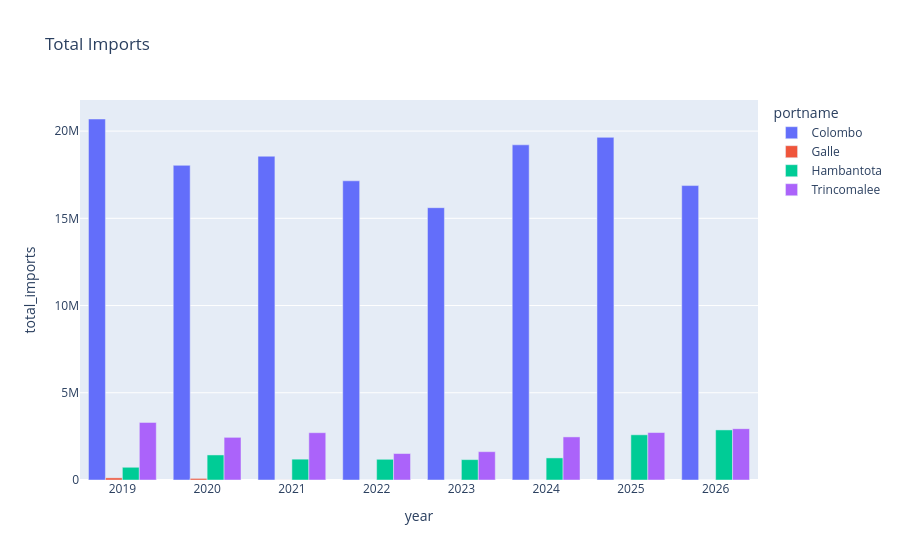

Here is the notebook cell this chart was saved with:
### Code cell
total_import = px.bar(
    plot_df,
    x="year",
    y="total_imports",
    color="portname",
    barmode="group",
    title="Total Imports"
)
total_import.show()

### Figure 1 — Plotly figure (JSON) as saved in the notebook; plotly's stock layout.template omitted (floating-point values rounded to 4 significant figures)
{"data": [{"alignmentgroup": "True", "hovertemplate": "portname=Colombo<br>year=%{x}<br>total_imports=%{y}<extra></extra>", "legendgroup": "Colombo", "marker": {"color": "#636efa", "pattern": {"shape": ""}}, "name": "Colombo", "offsetgroup": "Colombo", "orientation": "v", "showlegend": true, "textposition": "auto", "type": "bar", "x": [2019, 2020, 2021, 2022, 2023, 2024, 2025, 2026], "xaxis": "x", "y": [20693145, 18037558, 18558953, 17150762, 15609642, 19212841, 19641005, 16877385], "yaxis": "y"}, {"alignmentgroup": "True", "hovertemplate": "portname=Galle<br>year=%{x}<br>total_imports=%{y}<extra></extra>", "legendgroup": "Galle", "marker": {"color": "#EF553B", "pattern": {"shape": ""}}, "name": "Galle", "offsetgroup": "Galle", "orientation": "v", "showlegend": true, "textposition": "auto", "type": "bar", "x": [2019, 2020, 2021, 2022, 2023, 2024, 2025, 2026], "xaxis": "x", "y": [122148, 90415, 4125, 713, 0, 1375, 0, 0], "yaxis": "y"}, {"alignmentgroup": "True", "hovertemplate": "portname=Hambantota<br>year=%{x}<br>total_imports=%{y}<extra></extra>", "legendgroup": "Hambantota", "marker": {"color": "#00cc96", "pattern": {"shape": ""}}, "name": "Hambantota", "offsetgroup": "Hambantota", "orientation": "v", "showlegend": true, "textposition": "auto", "type": "bar", "x": [2019, 2020, 2021, 2022, 2023, 2024, 2025, 2026], "xaxis": "x", "y": [729987, 1435721, 1194119, 1187153, 1168362, 1266030, 2590848, 2870730], "yaxis": "y"}, {"alignmentgroup": "True", "hovertemplate": "portname=Trincomalee<br>year=%{x}<br>total_imports=%{y}<extra></extra>", "legendgroup": "Trincomalee", "marker": {"color": "#ab63fa", "pattern": {"shape": ""}}, "name": "Trincomalee", "offsetgroup": "Trincomalee", "orientation": "v", "showlegend": true, "textposition": "auto", "type": "bar", "x": [2019, 2020, 2021, 2022, 2023, 2024, 2025, 2026], "xaxis": "x", "y": [3301280, 2445502, 2711432, 1517940, 1623108, 2470707, 2720648, 2942244], "yaxis": "y"}], "layout": {"barmode": "group", "legend": {"title": {"text": "portname"}, "tracegroupgap": 0}, "title": {"text": "Total Imports"}, "xaxis": {"anchor": "y", "domain": [0, 1], "title": {"text": "year"}}, "yaxis": {"anchor": "x", "domain": [0, 1], "title": {"text": "total_imports"}}}}
